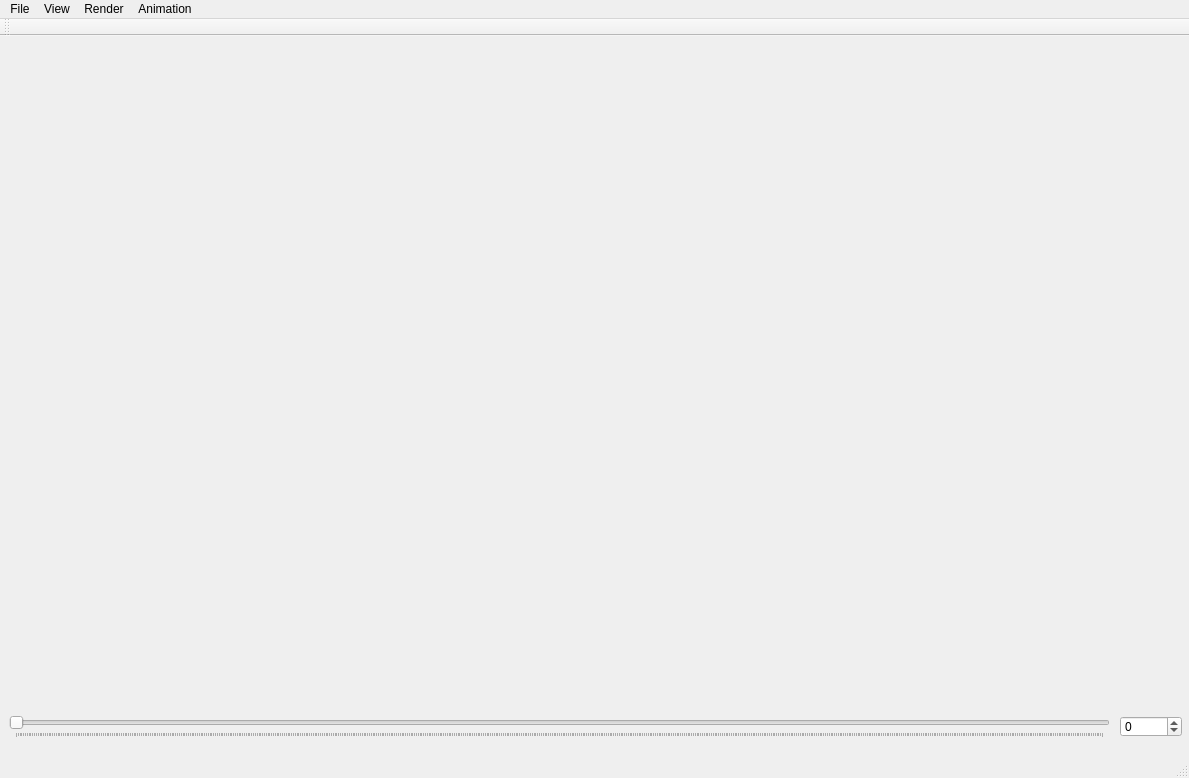
<?xml version="1.0" encoding="UTF-8"?>
<ui version="4.0">
 <class>Cloth_VorticityClass</class>
 <widget class="QMainWindow" name="Cloth_VorticityClass">
  <property name="geometry">
   <rect>
    <x>0</x>
    <y>0</y>
    <width>1189</width>
    <height>778</height>
   </rect>
  </property>
  <property name="windowTitle">
   <string>Cloth_Vorticity</string>
  </property>
  <widget class="QWidget" name="centralWidget">
   <widget class="GLWidget" name="widget" native="true">
    <property name="geometry">
     <rect>
      <x>9</x>
      <y>9</y>
      <width>1171</width>
      <height>651</height>
     </rect>
    </property>
   </widget>
   <widget class="QSlider" name="horizontalSlider">
    <property name="geometry">
     <rect>
      <x>9</x>
      <y>680</y>
      <width>1101</width>
      <height>22</height>
     </rect>
    </property>
    <property name="maximum">
     <number>3000</number>
    </property>
    <property name="orientation">
     <enum>Qt::Horizontal</enum>
    </property>
    <property name="tickPosition">
     <enum>QSlider::TicksBelow</enum>
    </property>
    <property name="tickInterval">
     <number>5</number>
    </property>
   </widget>
   <widget class="QDoubleSpinBox" name="doubleSpinBox">
    <property name="geometry">
     <rect>
      <x>1120</x>
      <y>680</y>
      <width>62</width>
      <height>21</height>
     </rect>
    </property>
    <property name="wrapping">
     <bool>true</bool>
    </property>
    <property name="decimals">
     <number>0</number>
    </property>
    <property name="maximum">
     <double>3000.000000000000000</double>
    </property>
   </widget>
  </widget>
  <widget class="QMenuBar" name="menuBar">
   <property name="geometry">
    <rect>
     <x>0</x>
     <y>0</y>
     <width>1189</width>
     <height>21</height>
    </rect>
   </property>
   <widget class="QMenu" name="menuFile">
    <property name="title">
     <string>File</string>
    </property>
   </widget>
   <widget class="QMenu" name="menuView">
    <property name="title">
     <string>View</string>
    </property>
   </widget>
   <widget class="QMenu" name="menuRender">
    <property name="title">
     <string>Render</string>
    </property>
    <widget class="QMenu" name="menuHeatMap_Cloth">
     <property name="title">
      <string>Cloth Rendering</string>
     </property>
     <addaction name="actionShaded_Cloth"/>
     <addaction name="actionWireframe_Cloth"/>
     <addaction name="separator"/>
     <addaction name="actionHeatmap_Velocity"/>
     <addaction name="actionHeatmap_Acceleration"/>
     <addaction name="separator"/>
     <addaction name="actionHeatmap_Shear_Force"/>
     <addaction name="actionHeatmap_Bending_Force"/>
     <addaction name="actionHeatmap_Damping_Force"/>
    </widget>
    <addaction name="actionShow_Body"/>
    <addaction name="actionShow_Clothing"/>
    <addaction name="separator"/>
    <addaction name="actionShow_Co_ord_Axis"/>
    <addaction name="actionShow_Ground"/>
    <addaction name="separator"/>
    <addaction name="menuHeatMap_Cloth"/>
    <addaction name="separator"/>
    <addaction name="actionShaded_Body"/>
    <addaction name="actionWireframe_Body"/>
   </widget>
   <widget class="QMenu" name="menuAnimation">
    <property name="title">
     <string>Animation</string>
    </property>
    <addaction name="actionPlay"/>
    <addaction name="actionPause"/>
    <addaction name="actionReset"/>
   </widget>
   <addaction name="menuFile"/>
   <addaction name="menuView"/>
   <addaction name="menuRender"/>
   <addaction name="menuAnimation"/>
  </widget>
  <widget class="QToolBar" name="mainToolBar">
   <attribute name="toolBarArea">
    <enum>TopToolBarArea</enum>
   </attribute>
   <attribute name="toolBarBreak">
    <bool>false</bool>
   </attribute>
  </widget>
  <widget class="QStatusBar" name="statusBar"/>
  <action name="actionShow_Body">
   <property name="checkable">
    <bool>false</bool>
   </property>
   <property name="text">
    <string>Show Body</string>
   </property>
  </action>
  <action name="actionShow_Clothing">
   <property name="checkable">
    <bool>false</bool>
   </property>
   <property name="text">
    <string>Show Clothing</string>
   </property>
  </action>
  <action name="actionShaded_Cloth">
   <property name="checkable">
    <bool>false</bool>
   </property>
   <property name="text">
    <string>Shaded Cloth</string>
   </property>
  </action>
  <action name="actionWireframe_Cloth">
   <property name="checkable">
    <bool>false</bool>
   </property>
   <property name="text">
    <string>Wireframe Cloth</string>
   </property>
  </action>
  <action name="actionShaded_Body">
   <property name="checkable">
    <bool>false</bool>
   </property>
   <property name="text">
    <string>Shaded Body</string>
   </property>
  </action>
  <action name="actionWireframe_Body">
   <property name="checkable">
    <bool>false</bool>
   </property>
   <property name="text">
    <string>Wireframe Body</string>
   </property>
  </action>
  <action name="actionShow_Co_ord_Axis">
   <property name="text">
    <string>Show Co-ord Axis</string>
   </property>
  </action>
  <action name="actionShow_Ground">
   <property name="text">
    <string>Show Ground</string>
   </property>
  </action>
  <action name="actionVelocity">
   <property name="text">
    <string>Velocity</string>
   </property>
  </action>
  <action name="actionTotal_Force">
   <property name="text">
    <string>Total Force</string>
   </property>
  </action>
  <action name="actionStretch_Force">
   <property name="text">
    <string>Stretch Force</string>
   </property>
  </action>
  <action name="actionDamping_Force">
   <property name="text">
    <string>Damping Force</string>
   </property>
  </action>
  <action name="actionBending_Force">
   <property name="text">
    <string>Bending Force</string>
   </property>
  </action>
  <action name="actionGravity_Forrce">
   <property name="text">
    <string>Gravity Force</string>
   </property>
  </action>
  <action name="actionAcceleration">
   <property name="text">
    <string>Acceleration</string>
   </property>
  </action>
  <action name="actionPlay">
   <property name="text">
    <string>Play</string>
   </property>
  </action>
  <action name="actionPause">
   <property name="text">
    <string>Pause</string>
   </property>
  </action>
  <action name="actionStop">
   <property name="text">
    <string>Stop</string>
   </property>
  </action>
  <action name="actionHeatmap_Velocity">
   <property name="text">
    <string>Heatmap - Velocity</string>
   </property>
  </action>
  <action name="actionHeatmap_Acceleration">
   <property name="text">
    <string>Heatmap - Acceleration</string>
   </property>
  </action>
  <action name="actionHeatmap_Shear_Force">
   <property name="text">
    <string>Heatmap - Shear Force</string>
   </property>
  </action>
  <action name="actionHeatmap_Bending_Force">
   <property name="text">
    <string>Heatmap - Bending Force</string>
   </property>
  </action>
  <action name="actionHeatmap_Damping_Force">
   <property name="text">
    <string>Heatmap - Damping Force</string>
   </property>
  </action>
  <action name="actionReset">
   <property name="text">
    <string>Reset </string>
   </property>
  </action>
 </widget>
 <layoutdefault spacing="6" margin="11"/>
 <customwidgets>
  <customwidget>
   <class>GLWidget</class>
   <extends>QWidget</extends>
   <header>glwidget.h</header>
   <container>1</container>
   <slots>
    <signal>xRotationChanged(int)</signal>
    <signal>yRotationChanged(int)</signal>
    <signal>frameNumberUpdated(double)</signal>
    <signal>frameNumberUpdated(int)</signal>
    <signal>animFrameNumberUpdated(int)</signal>
    <slot>setXRotation(int)</slot>
    <slot>setYRotation(int)</slot>
    <slot>setRenderingFrameNumber(double)</slot>
    <slot>setRenderingFrameNumber(int)</slot>
    <slot>startAnimation(bool)</slot>
    <slot>startAnimation()</slot>
    <slot>pauseAnimation()</slot>
    <slot>stopAnimation()</slot>
    <slot>setRenderingMode()</slot>
    <slot>setShadingRender(bool)</slot>
    <slot>setWireFrameRender(bool)</slot>
    <slot>setHeatMapRender(bool)</slot>
   </slots>
  </customwidget>
 </customwidgets>
 <resources>
  <include location="cloth_vorticity.qrc"/>
 </resources>
 <connections>
  <connection>
   <sender>doubleSpinBox</sender>
   <signal>valueChanged(double)</signal>
   <receiver>widget</receiver>
   <slot>setRenderingFrameNumber(double)</slot>
   <hints>
    <hint type="sourcelabel">
     <x>1226</x>
     <y>734</y>
    </hint>
    <hint type="destinationlabel">
     <x>1139</x>
     <y>578</y>
    </hint>
   </hints>
  </connection>
  <connection>
   <sender>horizontalSlider</sender>
   <signal>valueChanged(int)</signal>
   <receiver>widget</receiver>
   <slot>setRenderingFrameNumber(int)</slot>
   <hints>
    <hint type="sourcelabel">
     <x>1050</x>
     <y>734</y>
    </hint>
    <hint type="destinationlabel">
     <x>1046</x>
     <y>670</y>
    </hint>
   </hints>
  </connection>
  <connection>
   <sender>widget</sender>
   <signal>frameNumberUpdated(double)</signal>
   <receiver>doubleSpinBox</receiver>
   <slot>setValue(double)</slot>
   <hints>
    <hint type="sourcelabel">
     <x>779</x>
     <y>636</y>
    </hint>
    <hint type="destinationlabel">
     <x>1233</x>
     <y>726</y>
    </hint>
   </hints>
  </connection>
  <connection>
   <sender>widget</sender>
   <signal>frameNumberUpdated(int)</signal>
   <receiver>horizontalSlider</receiver>
   <slot>setValue(int)</slot>
   <hints>
    <hint type="sourcelabel">
     <x>677</x>
     <y>635</y>
    </hint>
    <hint type="destinationlabel">
     <x>711</x>
     <y>728</y>
    </hint>
   </hints>
  </connection>
  <connection>
   <sender>widget</sender>
   <signal>animFrameNumberUpdated(int)</signal>
   <receiver>horizontalSlider</receiver>
   <slot>setValue(int)</slot>
   <hints>
    <hint type="sourcelabel">
     <x>511</x>
     <y>468</y>
    </hint>
    <hint type="destinationlabel">
     <x>533</x>
     <y>734</y>
    </hint>
   </hints>
  </connection>
 </connections>
</ui>
